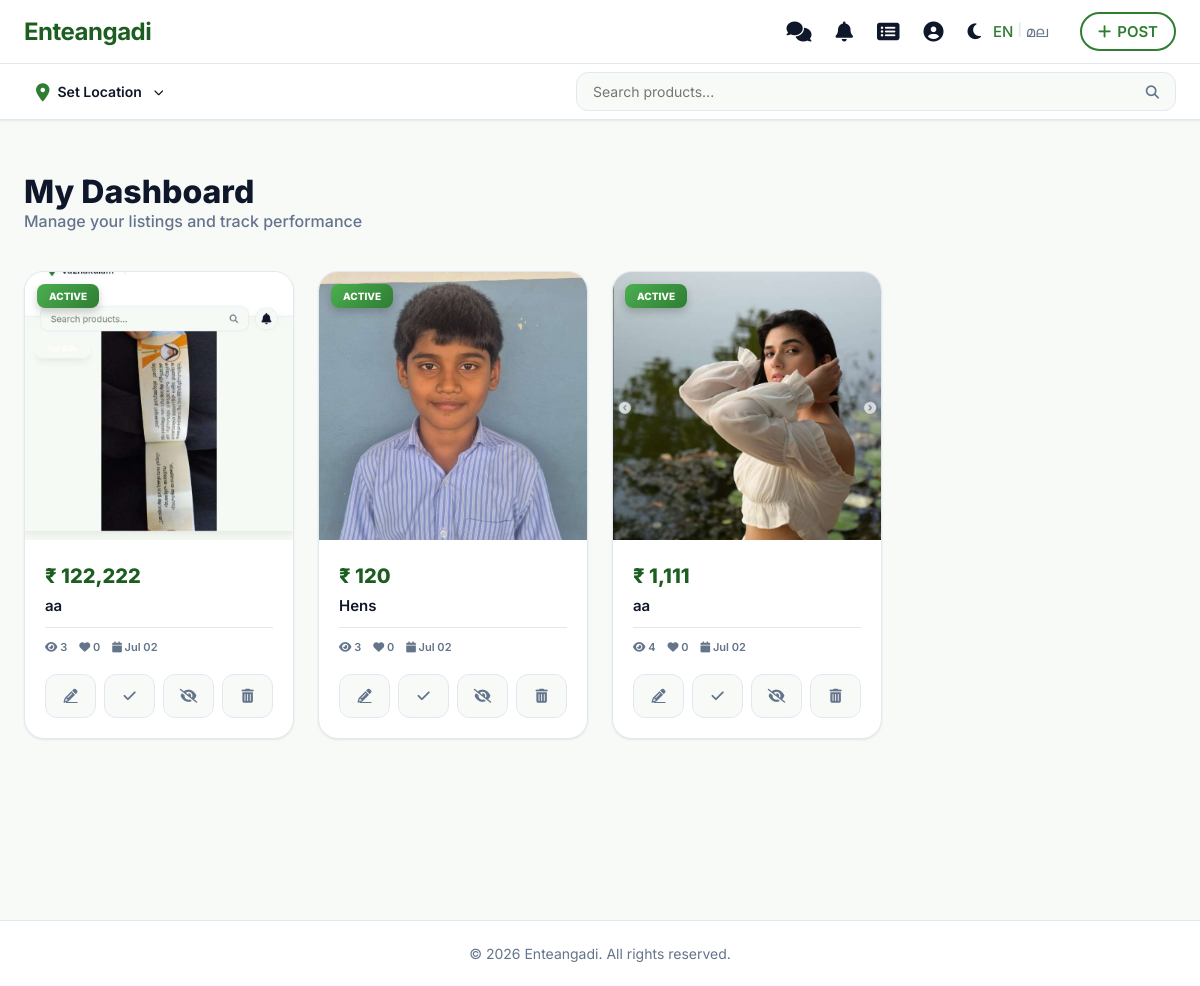
The app's page /user/my_ads.php (signed in), older data.
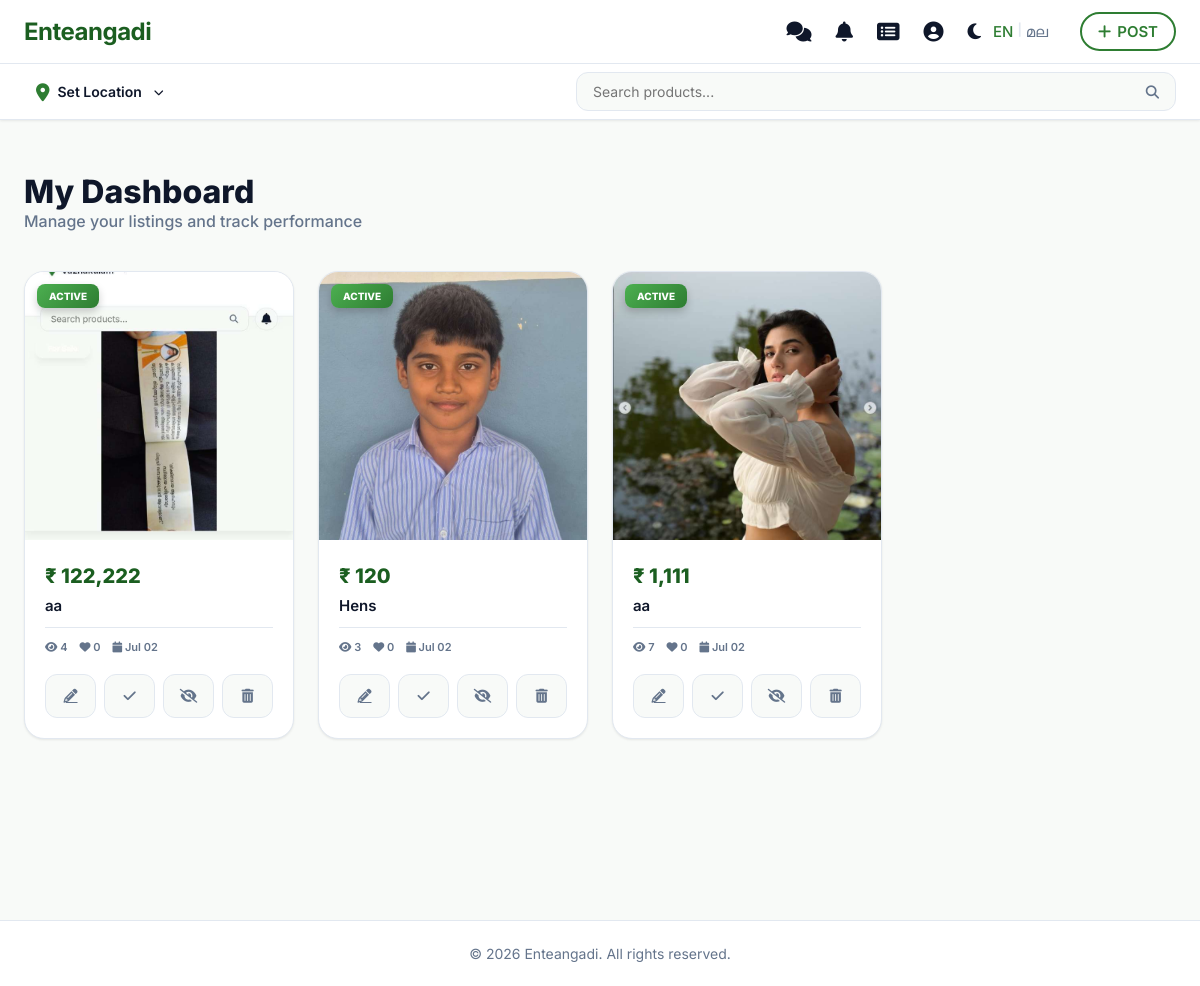
The same page, newer data.
### tables this page shows
CREATE TABLE `products` (
  `id` int(11) NOT NULL AUTO_INCREMENT,
  `unique_id` varchar(20) DEFAULT NULL,
  `user_id` int(11) NOT NULL,
  `category_id` int(11) NOT NULL,
  `title` varchar(255) NOT NULL,
  `description` text DEFAULT NULL,
  `price` decimal(10,2) NOT NULL,
  `type` enum('sell','buy','rent') DEFAULT 'sell',
  `expiry_date` date DEFAULT NULL,
  `whatsapp_number` varchar(20) DEFAULT NULL,
  `phone_number` varchar(20) DEFAULT NULL,
  `location_name` varchar(255) DEFAULT NULL,
  `latitude` decimal(10,8) DEFAULT NULL,
  `longitude` decimal(11,8) DEFAULT NULL,
  `status` enum('active','deleted','sold','expired','pending','inactive') DEFAULT 'active',
  `status_reason` text DEFAULT NULL,
  `is_verified` tinyint(1) DEFAULT 0,
  `is_notified` tinyint(1) DEFAULT 0,
  `views` int(11) DEFAULT 0,
  `created_at` timestamp NOT NULL DEFAULT current_timestamp(),
  `updated_at` timestamp NOT NULL DEFAULT current_timestamp() ON UPDATE current_timestamp(),
  PRIMARY KEY (`id`),
  UNIQUE KEY `unique_id` (`unique_id`),
  KEY `user_id` (`user_id`),
  KEY `category_id` (`category_id`),
  KEY `idx_products_status_created` (`status`,`created_at`),
  CONSTRAINT `products_ibfk_1` FOREIGN KEY (`user_id`) REFERENCES `users` (`id`) ON DELETE CASCADE,
  CONSTRAINT `products_ibfk_2` FOREIGN KEY (`category_id`) REFERENCES `categories` (`id`) ON DELETE CASCADE
);

### user/my_ads.php (the view, shortened to what this page needs)
<?php
require_once '../config.php';
$user_id = $_SESSION['user_id'];
$ad_stmt = $pdo->prepare("SELECT p.*, c.name as category_name,
    (SELECT image_path FROM product_images pi WHERE pi.product_id = p.id LIMIT 1) as main_image,
    (SELECT COUNT(*) FROM wishlist w WHERE w.product_id = p.id) as like_count
    FROM products p
    LEFT JOIN categories c ON p.category_id = c.id
    WHERE p.user_id = ? AND p.status != 'permanently_deleted'
    ORDER BY (p.status = 'active') DESC, p.created_at DESC");
$ad_stmt->execute([$user_id]);
$all_ads = $ad_stmt->fetchAll();
require_once '../includes/header.php';
?>
<div class="my-ads-wrapper">
    <div class="container">
        <div class="dashboard-header-premium">
            <div class="header-left">
                <h1>My Dashboard</h1>
                <p>Manage your listings and track performance</p>
            </div>
        </div>
        <?php if (empty($all_ads)): ?>
            <div class="empty-state-premium">
                <div class="empty-illustration">
                    <i class="fa fa-layer-group"></i>
                </div>
                <h3>Your Dashboard is Waiting</h3>
                <p>Start your journey by posting your first advertisement. It's quick, easy, and reaches thousands of
                    buyers.</p>
                <a href="post_ad.php" class="btn-premium-cta">
                    <i class="fa fa-plus-circle"></i> Create New Listing
                </a>
            </div>
        <?php else: ?>
            <div class="my-ads-grid">
                <?php foreach ($all_ads as $ad):
                    $is_active = ($ad['status'] === 'active');
                    ?>
                    <div class="my-ad-card <?= !$is_active ? 'ad-card-dimmed' : '' ?>" style="cursor: pointer;" onclick="if(!event.target.closest('.action-tools-grid') && !event.target.closest('.modal-overlay-premium') && !event.target.closest('#feedbackModal')) window.location.href='../product.php?id=<?= $ad['id'] ?>';">
                        <div class="ad-card-image-box">
                            <?php if ($ad['main_image']): ?>
                                <img src="../<?= htmlspecialchars($ad['main_image']) ?>" alt="<?= htmlspecialchars($ad['title']) ?>"
                                    class="ad-image">
                            <?php else: ?>
                                <div class="ad-image-placeholder"><i class="fa fa-image"></i></div>
                            <?php endif; ?>
                            <div class="ad-status-badge status-<?= $ad['status'] ?>">
                                <?= strtoupper($ad['status']) ?>
                            </div>
                        </div>
                        <div class="ad-card-details">
                            <div class="ad-price">₹ <?= number_format($ad['price'], 0) ?></div>
                            <h3 class="ad-title"><?= htmlspecialchars($ad['title']) ?></h3>
                            <div class="ad-stats-mini">
                                <span><i class="fa fa-eye"></i> <?= number_format($ad['views']) ?></span>
                                <span><i class="fa fa-heart"></i> <?= number_format($ad['like_count']) ?></span>
                                <span><i class="fa fa-calendar"></i> <?= date('M d', strtotime($ad['created_at'])) ?></span>
                            </div>
                            <div class="ad-card-actions-premium">
                                <div class="action-tools-grid">
                                    <?php if ($is_active): ?>
                                        <a href="edit_ad.php?id=<?= $ad['id'] ?>" class="tool-btn edit" title="Edit Listing">
                                            <i class="fa fa-pencil-alt"></i>
                                        </a>
                                        <button onclick="openFeedbackModal(<?= $ad['id'] ?>, 'mark_sold')" class="tool-btn sold"
                                            title="Mark as Sold">
                                            <i class="fa fa-check"></i>
                                        </button>
                                        <form method="POST" style="display:contents;">
                                            <button type="submit" class="tool-btn deactivate" title="Deactivate">
                                                <i class="fa fa-eye-slash"></i>
                                            </button>
                                        </form>
                                    <?php endif; ?>
                                    <button onclick="openFeedbackModal(<?= $ad['id'] ?>, 'delete')" class="tool-btn delete"
                                        title="Delete">
                                        <i class="fa fa-trash-alt"></i>
                                    </button>
                                </div>
                            </div>
                        </div>
                    </div>
                <?php endforeach; ?>
            </div>
        <?php endif; ?>
    </div>
</div>
<?php require_once '../includes/footer.php'; ?>

Row changes from the older to the newer data that the page shows:
changed products (number 1 of 3 on the later page): views "3" → "4"
changed products (number 3 of 3 on the later page): views "4" → "7"
